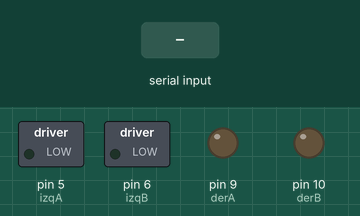
A sketch run on a simulated Arduino Uno, built with avr-gcc and run on an emulated ATmega328P. On the bench: switched loads named in the sketch (green lamp = pin HIGH), output pins drawn as LEDs (lit = HIGH). The test bench sets the inputs (shaded band). What the sketch prints to the serial monitor is not drawn.

Above: at 1.2 s.
1.3 s: "a" received over Serial
At 2.0 s:
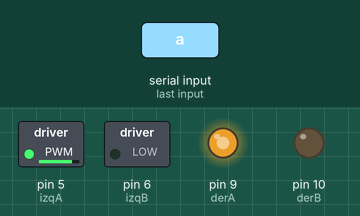
2.8 s: "b" received over Serial
At 3.1 s:
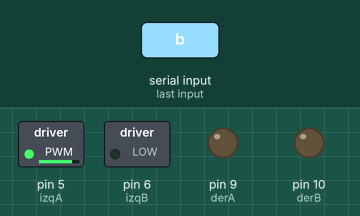
4.3 s: "d" received over Serial
At 5.5 s:
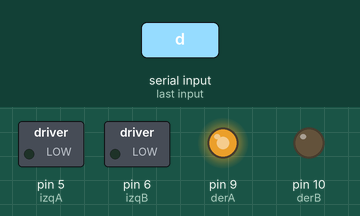
5.8 s: "e" received over Serial
At 6.5 s:
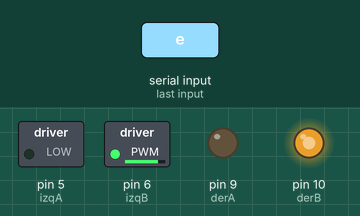
Timing chart, 0 to 8.3 s (numbered marks = the images above; inputs shaded):
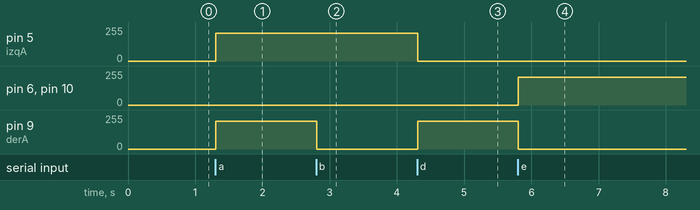

The sketch:

carro_ultrasonico.ino
```cpp
int izqA = 5;
int izqB = 6;
int derA = 9;
int derB = 10;
int vel = 210; // Velocidad de los motores (0-255)
char estado = 'c';

void setup() {
  Serial.begin(9600); // inicia el puerto serial para comunicación con el Bluetooth
  pinMode(derA, OUTPUT);
  pinMode(derB, OUTPUT);
  pinMode(izqA, OUTPUT);
  pinMode(izqB, OUTPUT);
}

void loop() {
  if (Serial.available() > 0) {
    // lee el bluetooth y almacena en estado
    estado = Serial.read();
  }

  switch (estado) {
  case 'a':
    // Boton desplazar al Frente
    Serial.println("a");
    moveForward();
    break;

  case 'b':
    // Boton IZQ
    Serial.println("b");
    turnLeft();
    break;

  case 'c':
    // Boton Parar
    Serial.println("c");
    stopMotor();
    break;

  case 'd':
    // Boton DER
    Serial.println("d");
    turnRight();
    break;

  case 'e':
    // Boton Reversa
    Serial.println("e");
    reverseMotor();
    break;

  case 'g':
  // Detiene los motores
    stopMotor();
    break;
  }
}


void moveForward() {
  // Implementacion  la lógica para avanzar
  analogWrite(derB, 0);
  analogWrite(izqB, 0);
  analogWrite(derA, vel);
  analogWrite(izqA, vel);
}

void turnRight() {
  // Implementacion de la lógica para girar a la derecha
  analogWrite(derB, 0);
  analogWrite(izqB, 0);
  analogWrite(izqA, 0);
  analogWrite(derA, vel);
}

void turnLeft() {
  // Implementacion de  la lógica para girar a la izquierda
  analogWrite(derB, 0);
  analogWrite(izqB, 0);
  analogWrite(derA, 0);
  analogWrite(izqA, vel);
}

void stopMotor() {
  // Implementacion la lógica para detener
  analogWrite(derB, 0);
  analogWrite(izqB, 0);
  analogWrite(derA, 0);
  analogWrite(izqA, 0);
}

void reverseMotor() {
  // Implementacoin de la lógica para dar reversa
  analogWrite(derA, 0);
  analogWrite(izqA, 0);
  analogWrite(derB, vel);
  analogWrite(izqB, vel);
}
```

Measured:
- after the input at 1.3 s, pin 5 (izqA), pin 9 (derA): 0/255 → 210/255 at once
- after the input at 2.8 s, pin 9 (derA): 210/255 → 0/255 at once
- after the input at 4.3 s, pin 5 (izqA): 210/255 → 0/255 at once; pin 9 (derA): 0/255 → 210/255 at once
- after the input at 5.8 s, pin 6 (izqB), pin 10 (derB): 0/255 → 210/255 at once; pin 9 (derA): 210/255 → 0/255 at once
